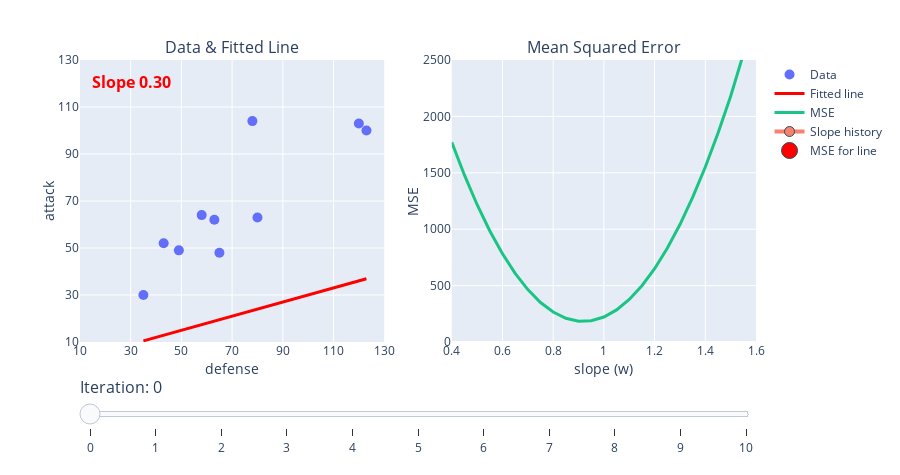

Notebook source saved alongside this figure:
### Code cell
plot_gradient_descent(x,y,0.3,0.00005)

### Figure 1 — Plotly figure (JSON) as saved in the notebook; plotly's stock layout.template omitted (floating-point values rounded to 4 significant figures)
{"data": [{"marker": {"size": 10}, "mode": "markers", "name": "Data", "type": "scatter", "x": [35, 43, 49, 58, 63, 65, 78, 80, 120, 123], "xaxis": "x", "y": [30, 52, 49, 64, 62, 48, 104, 63, 103, 100], "yaxis": "y"}, {"line": {"color": "red", "width": 3}, "mode": "lines", "name": "Fitted line", "type": "scatter", "x": [35, 43, 49, 58, 63, 65, 78, 80, 120, 123], "xaxis": "x", "y": [10.5, 12.9, 14.7, 17.4, 18.9, 19.5, 23.4, 24, 36, 36.9], "yaxis": "y"}, {"line": {"color": "#1ac584", "width": 3}, "mode": "lines", "name": "MSE", "type": "scatter", "x": [0.4, 0.45, 0.5, 0.55, 0.6, 0.65, 0.7, 0.75, 0.8, 0.85, 0.9, 0.95, 1.0, 1.05, 1.1, 1.15, 1.2, 1.25, 1.3, 1.35, 1.4, 1.45, 1.5, 1.55, 1.6], "xaxis": "x2", "y": [1770.0, 1479.0, 1217.0, 984.4, 781.5, 608.2, 464.4, 350.1, 265.3, 210.1, 184.4, 188.2, 221.5, 284.4, 376.7, 498.6, 650.0, 831.0, 1041.0, 1281.0, 1551.0, 1850.0, 2179.0, 2537.0, 2924.0], "yaxis": "y2"}, {"line": {"color": "salmon", "width": 4}, "marker": {"line": {"color": "DarkSlateGrey", "width": 1}, "size": 10}, "mode": "markers+lines", "name": "Slope history", "type": "scatter", "x": [0.3], "xaxis": "x2", "y": [2441.0], "yaxis": "y2"}, {"line": {"color": "red"}, "marker": {"line": {"color": "DarkSlateGrey", "width": 1}, "size": 18}, "mode": "markers", "name": "MSE for line", "type": "scatter", "x": [0.3], "xaxis": "x2", "y": [2441.0], "yaxis": "y2"}, {"mode": "text", "showlegend": false, "text": "<b>Slope 0.30<b>", "textfont": {"color": "red", "size": 16}, "type": "scatter", "x": [30.3], "xaxis": "x", "y": [120], "yaxis": "y"}], "layout": {"annotations": [{"font": {"size": 16}, "showarrow": false, "text": "Data & Fitted Line", "x": 0.225, "xanchor": "center", "xref": "paper", "y": 1, "yanchor": "bottom", "yref": "paper"}, {"font": {"size": 16}, "showarrow": false, "text": "Mean Squared Error", "x": 0.775, "xanchor": "center", "xref": "paper", "y": 1, "yanchor": "bottom", "yref": "paper"}], "height": 475, "margin": {"t": 60}, "sliders": [{"currentvalue": {"font": {"size": 16}, "prefix": "Iteration: ", "visible": true}, "pad": {"b": 10, "t": 30}, "steps": [{"args": [[0], {"frame": {"duration": 0, "easing": "linear", "redraw": false}, "transition": {"duration": 0, "easing": "linear"}}], "label": "0", "method": "animate"}, {"args": [[1], {"frame": {"duration": 0, "easing": "linear", "redraw": false}, "transition": {"duration": 0, "easing": "linear"}}], "label": "1", "method": "animate"}, {"args": [[2], {"frame": {"duration": 0, "easing": "linear", "redraw": false}, "transition": {"duration": 0, "easing": "linear"}}], "label": "2", "method": "animate"}, {"args": [[3], {"frame": {"duration": 0, "easing": "linear", "redraw": false}, "transition": {"duration": 0, "easing": "linear"}}], "label": "3", "method": "animate"}, {"args": [[4], {"frame": {"duration": 0, "easing": "linear", "redraw": false}, "transition": {"duration": 0, "easing": "linear"}}], "label": "4", "method": "animate"}, {"args": [[5], {"frame": {"duration": 0, "easing": "linear", "redraw": false}, "transition": {"duration": 0, "easing": "linear"}}], "label": "5", "method": "animate"}, {"args": [[6], {"frame": {"duration": 0, "easing": "linear", "redraw": false}, "transition": {"duration": 0, "easing": "linear"}}], "label": "6", "method": "animate"}, {"args": [[7], {"frame": {"duration": 0, "easing": "linear", "redraw": false}, "transition": {"duration": 0, "easing": "linear"}}], "label": "7", "method": "animate"}, {"args": [[8], {"frame": {"duration": 0, "easing": "linear", "redraw": false}, "transition": {"duration": 0, "easing": "linear"}}], "label": "8", "method": "animate"}, {"args": [[9], {"frame": {"duration": 0, "easing": "linear", "redraw": false}, "transition": {"duration": 0, "easing": "linear"}}], "label": "9", "method": "animate"}, {"args": [[10], {"frame": {"duration": 0, "easing": "linear", "redraw": false}, "transition": {"duration": 0, "easing": "linear"}}], "label": "10", "method": "animate"}]}], "width": 900, "xaxis": {"anchor": "y", "domain": [0, 0.45], "dtick": 20, "range": [10, 130], "tick0": 10, "title": {"standoff": 0, "text": "defense"}}, "xaxis2": {"anchor": "y2", "domain": [0.55, 1], "dtick": 0.2, "range": [0.4, 1.6], "tick0": 0.4, "title": {"standoff": 0, "text": "slope (w)"}}, "yaxis": {"anchor": "x", "domain": [0, 1], "dtick": 20, "range": [10, 130], "tick0": 10, "title": {"standoff": 0, "text": "attack"}}, "yaxis2": {"anchor": "x2", "domain": [0, 1], "range": [0, 2500], "title": {"standoff": 0, "text": "MSE"}}}}
